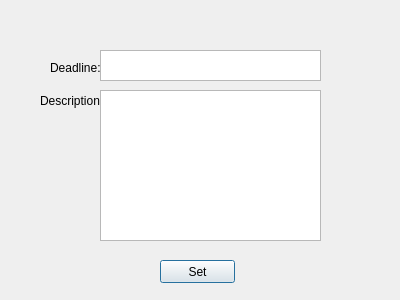
<?xml version="1.0" encoding="UTF-8"?>
<ui version="4.0">
 <class>addTask3</class>
 <widget class="QDialog" name="addTask3">
  <property name="geometry">
   <rect>
    <x>0</x>
    <y>0</y>
    <width>400</width>
    <height>300</height>
   </rect>
  </property>
  <property name="windowTitle">
   <string>Dialog</string>
  </property>
  <widget class="QLabel" name="label_1">
   <property name="geometry">
    <rect>
     <x>50</x>
     <y>60</y>
     <width>51</width>
     <height>16</height>
    </rect>
   </property>
   <property name="text">
    <string>Deadline:</string>
   </property>
  </widget>
  <widget class="QLabel" name="label_2">
   <property name="geometry">
    <rect>
     <x>40</x>
     <y>90</y>
     <width>61</width>
     <height>21</height>
    </rect>
   </property>
   <property name="text">
    <string>Description:</string>
   </property>
  </widget>
  <widget class="QTextEdit" name="setDeadline">
   <property name="geometry">
    <rect>
     <x>100</x>
     <y>50</y>
     <width>221</width>
     <height>31</height>
    </rect>
   </property>
  </widget>
  <widget class="QPushButton" name="set">
   <property name="geometry">
    <rect>
     <x>160</x>
     <y>260</y>
     <width>75</width>
     <height>23</height>
    </rect>
   </property>
   <property name="text">
    <string>Set</string>
   </property>
  </widget>
  <widget class="QTextEdit" name="description">
   <property name="geometry">
    <rect>
     <x>100</x>
     <y>90</y>
     <width>221</width>
     <height>151</height>
    </rect>
   </property>
  </widget>
 </widget>
 <resources/>
 <connections/>
</ui>
